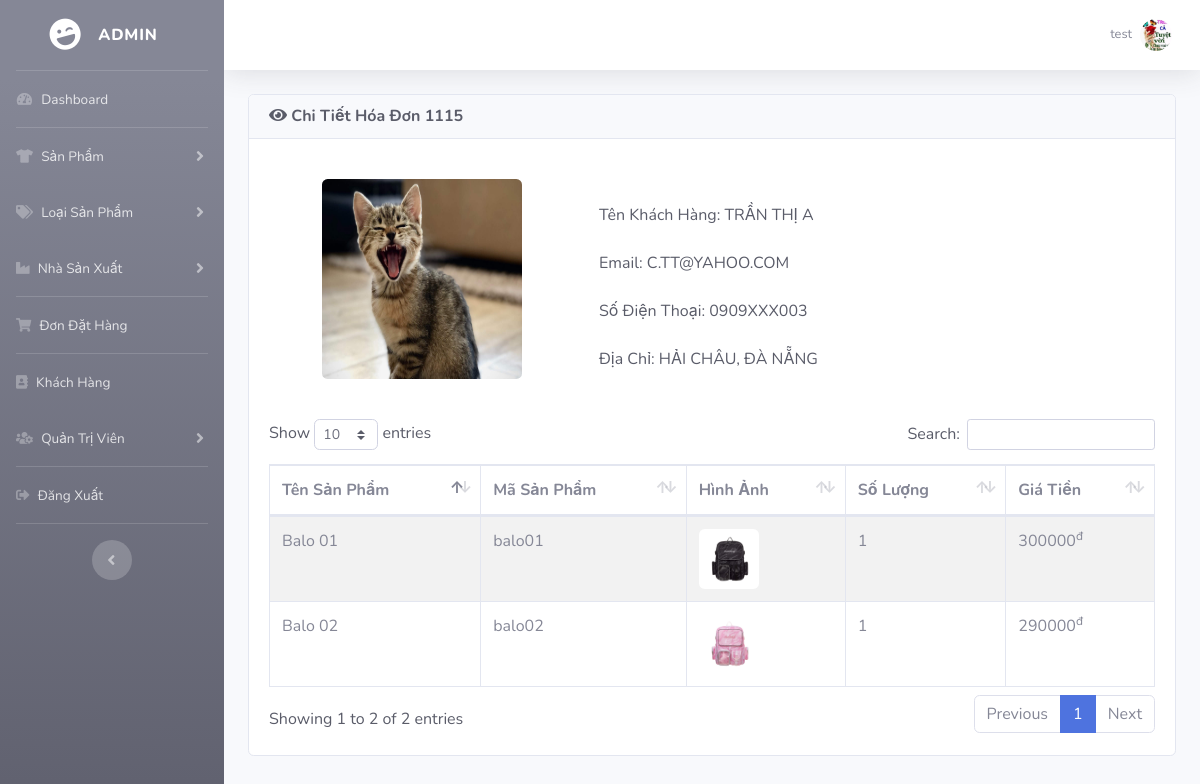
Page /admin/index.php?view_detail_bill=1115 (signed in) on the committed database.
### tables this page shows
CREATE TABLE `KH` (
  `MA_KH` int(11) NOT NULL,
  `TEN_KH` varchar(50) NOT NULL,
  `EMAIL` varchar(50) NOT NULL,
  `MATKHAU` varchar(255) NOT NULL,
  `DIACHI` varchar(100) DEFAULT NULL,
  `DIENTHOAI` varchar(10) DEFAULT NULL,
  `AVATAR` varchar(500) DEFAULT NULL,
  `TRANGTHAI` varchar(10) DEFAULT NULL
);

CREATE TABLE `CT_HOADON` (
  `MA_HD` int(10) NOT NULL,
  `MA_SP` varchar(10) NOT NULL,
  `SOLUONG` int(11) NOT NULL,
  `TONGTIEN` int(11) NOT NULL
);

CREATE TABLE `SP` (
  `MA_SP` varchar(10) NOT NULL,
  `TEN_SP` varchar(50) NOT NULL,
  `MA_LOAISP` varchar(10) NOT NULL,
  `MA_HANGSX` varchar(10) NOT NULL,
  `MIEUTA_SP` text,
  `HINHANH_SP` text,
  `GIA` bigint(20) NOT NULL
);

### admin/includes/database.php (called while the page is built, shortened)
<?php
    class MyConnect {
        private $conn;
        public function __construct() {
            $this->host = "localhost:8889";
            $this->user = "root";
            $this->passwd = "root";
            $this->database = "cuahang";
            $this->conn = new mysqli($this->host,$this->user,$this->passwd,$this->database);
        }
        public function setNextRs() {
            mysqli_next_result($this->conn);
        }
        public function isConnected() {
            return true;
        }
        public function query($query) {
            if($this->isConnected()) {
                $tableData = mysqli_query($this->conn,$query);
                return $tableData;
            }
        }
    }
?>

### admin/view_detail_bill.php (the view, shortened to what this page needs)
<?php
if(!isset($_SESSION['admin_email'])){
    echo "<script>window.open('login.php','_self')</script>";
}
else {
    if(isset($_GET['view_detail_bill'])) {
    $billID = $_GET['view_detail_bill'];
    $queryCustomer = $MyConn->query("SELECT TEN_KH, EMAIL, DIENTHOAI, DIACHI, AVATAR FROM KH, HOADON WHERE KH.MA_KH = HOADON.MA_KH AND HOADON.MA_HD = '$billID'");
    $getCustomer = mysqli_fetch_array($queryCustomer);
?>
<div class="row">
    <div class="col-lg-12">
        <div class="card text-dark mb-4">
            <div class="card-header">
                <h6 class="m-0 font-weight-bold"><i class="fas fa-eye"></i> Chi Tiết Hóa Đơn <?= $billID ?></div></h6>
            <div class="card-body">
                <div class="row ml-2 mr-2 mb-1">
                    <div class="col-md-4">
                        <div class="card border-0 p-0">
                            <div class="card-body text-center">
                                <img src="<?php echo "customer_images/".$getCustomer['AVATAR'] ?>" alt="" width="200" height="200" class="rounded">
                            </div>
                        </div>
                    </div>
                    <div class="col-md-6">
                        <div class="card border-0">
                            <div class="card-body">
                            <br>
                            <span>Tên Khách Hàng: <?php echo $getCustomer['TEN_KH'] ?></span><br><br>
                            <span>Email: <?php echo $getCustomer['EMAIL'] ?></span><br><br>
                            <span>Số Điện Thoại: <?php echo $getCustomer['DIENTHOAI'] ?> </span><br><br>
                            <span>Địa Chỉ: <?php echo $getCustomer['DIACHI'] ?></span><br><br>
                            </div>
                        </div>
                    </div>
                </div>
                <div class="table-responsive">
                    <table id="product_table" class="table table-bordered table-striped" width="100%" cellspacing="0">
                        <thead>
                            <tr>
                                <th>Tên Sản Phẩm</th>
                                <th>Mã Sản Phẩm</th>
                                <th>Hình Ảnh</th>
                                <th>Số Lượng</th>
                                <th>Giá Tiền</th>
                            </tr>
                        </thead>
                        <tbody>
                            <?php
                                $MyConn->setNextRs();
                                $getDetailBill = $MyConn->query("SELECT TEN_SP, SP.MA_SP, HINHANH_SP, SOLUONG, TONGTIEN FROM SP, CT_HOADON WHERE CT_HOADON.MA_SP = SP.MA_SP AND CT_HOADON.MA_HD = '$billID'");
                                while ($row = mysqli_fetch_array($getDetailBill)) {
                            ?>
                            <tr>
                                <td> <?php echo $row['TEN_SP'] ?> </td>
                                <td> <?php echo $row['MA_SP'] ?> </td>
                                <td> <img src="<?php echo "product_images/".$row['HINHANH_SP'] ?>" width="60" height="60" class="rounded"> </td>
                                <td> <?php echo $row['SOLUONG'] ?> </td>
                                <td> <?php echo $row['TONGTIEN']."<sup>đ</sup>" ?></td>
                            </tr>
                            <?php } ?>
                        </tbody>
                    </table>
                </div>
            </div>
        </div>
    </div>
</div>
<?php }} ?>

### admin/index.php (shortened to what this page needs)
<?php
include("includes/database.php");
if(!isset($_SESSION['admin_email'])){
echo "<script>window.open('login.php','_self')</script>";
}
else {
?>
<?php
$MyConn = new MyConnect();
$admin_session = $_SESSION['admin_email'];
$getAdminQry = "select * from admin where Email='$admin_session'";
$getAdmin = $MyConn->query($getAdminQry);
$row_admin = mysqli_fetch_array($getAdmin);
$admin_name = $row_admin['Name'];
$admin_image = $row_admin['Image'];
?>
<!DOCTYPE html>
<html lang="en">
<head>
    <link href="vendor/fontawesome-free/css/all.min.css" rel="stylesheet" type="text/css">
    <link href="css/sb-admin-2.min.css" rel="stylesheet">
    <link href="css/thumb.css" rel="stylesheet">
    <link href="css/style.css" rel="stylesheet">
    <link href="vendor/datatables/dataTables.bootstrap4.min.css" rel="stylesheet">
</head>
<body id="page-top">
    <div id="wrapper">
    <?php include("includes/sidebars.php");  ?>
        <div id="content-wrapper" class="d-flex flex-column">
            <div id="content">
                <nav class="navbar navbar-expand navbar-light bg-white topbar mb-4 static-top shadow">
                    <ul class="navbar-nav ml-auto">
                        <li class="nav-item dropdown no-arrow">
                            <a class="nav-link dropdown-toggle" href="#" id="userDropdown" role="button"
                                data-toggle="dropdown" aria-haspopup="true" aria-expanded="false">
                                <span class="mr-2 d-none d-lg-inline text-gray-600 small"> <?php echo $admin_name ?></span>
                                <img class="img-profile rounded-circle"
                                    src="<?php echo "admin_images/".$admin_image ?>">
                            </a>
                        </li>
                    </ul>
                </nav>
                <div class="container-fluid">
                    <?php
                    if(isset($_GET['dashboard'])) {
                        include("dashboard.php");
                    }
                    else if(isset($_GET['insert_product'])) {
                        include("insert_product.php");
                    }
                    else if(isset($_GET['view_product'])) {
                        include("view_product.php");
                    }
                    else if(isset($_GET['edit_product'])) {
                        include("edit_product.php");
                    }
                    else if(isset($_GET['delete_product'])) {
                        include("delete_product.php");
                    }
                    else if(isset($_GET['insert_cat'])) {
                        include("insert_cat.php");
                    }
                    else if(isset($_GET['view_cat'])) {
                        include("view_cat.php");
                    }
                    else if(isset($_GET['edit_cat'])) {
                        include("edit_cat.php");
                    }
                    else if(isset($_GET['delete_cat'])) {
                        include("delete_cat.php");
                    }
                    else if(isset($_GET['insert_man'])) {
                        include("insert_man.php");
                    }
                    else if(isset($_GET['view_man'])) {
                        include("view_man.php");
                    }
                    else if(isset($_GET['delete_man'])) {
                        include("delete_man.php");
                    }
                    else if(isset($_GET['edit_man'])) {
                        include("edit_man.php");
                    }
                    else if(isset($_GET['view_bill'])) {
                        include("view_bill.php");
                    }
                    else if(isset($_GET['delete_bill'])) {
                        include("delete_bill.php");
                    }
                    else if(isset($_GET['view_detail_bill'])) {
                        include("view_detail_bill.php");
                    }
                    ?>
                </div>
            </div>
        </div>
    </div>
</body>
</html>
<?php } ?>

### rows in the picture
kh: AVATAR (picture), TEN_KH "TRẦN THỊ A", EMAIL "C.TT@YAHOO.COM", DIENTHOAI "0909XXX003", DIACHI "HẢI CHÂU, ĐÀ NẴNG"
ct_hoadon: MA_SP.TEN_SP "Balo 01", MA_SP.MA_SP "balo01", MA_SP.HINHANH_SP (picture), SOLUONG "1", TONGTIEN "300000"
ct_hoadon: MA_SP.TEN_SP "Balo 02", MA_SP.MA_SP "balo02", MA_SP.HINHANH_SP (picture), SOLUONG "1", TONGTIEN "290000"

### other values in the picture
$admin_name "test"
$billID "1115"
